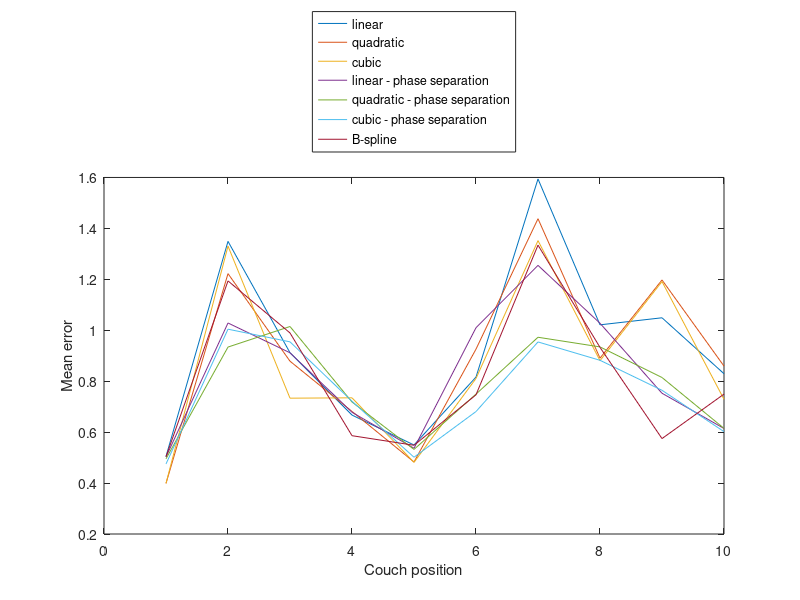
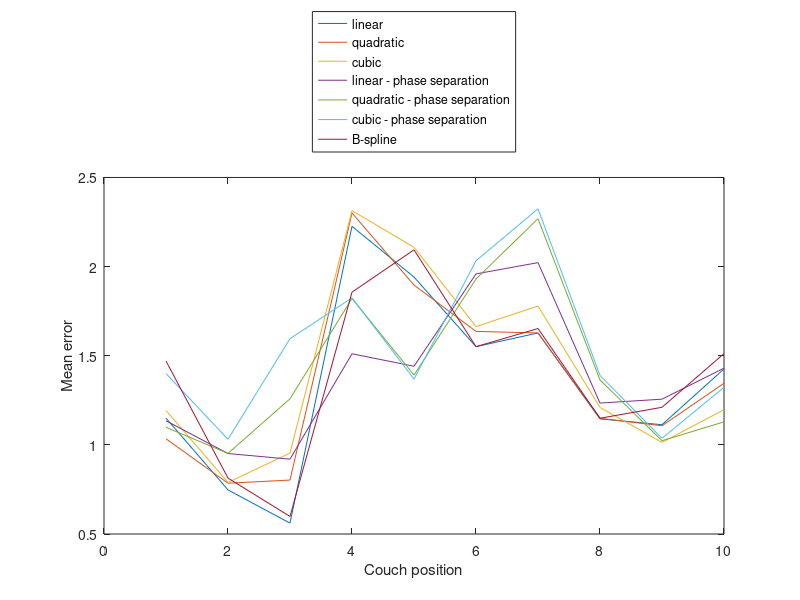
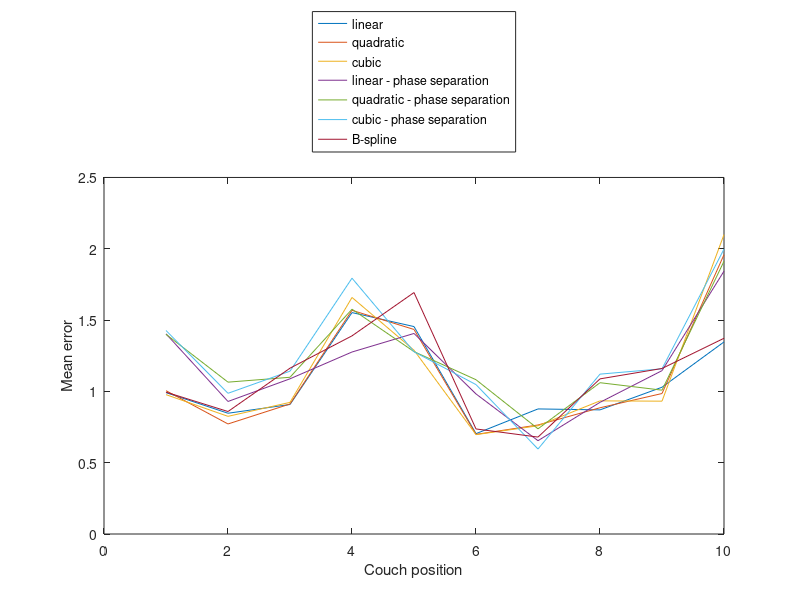
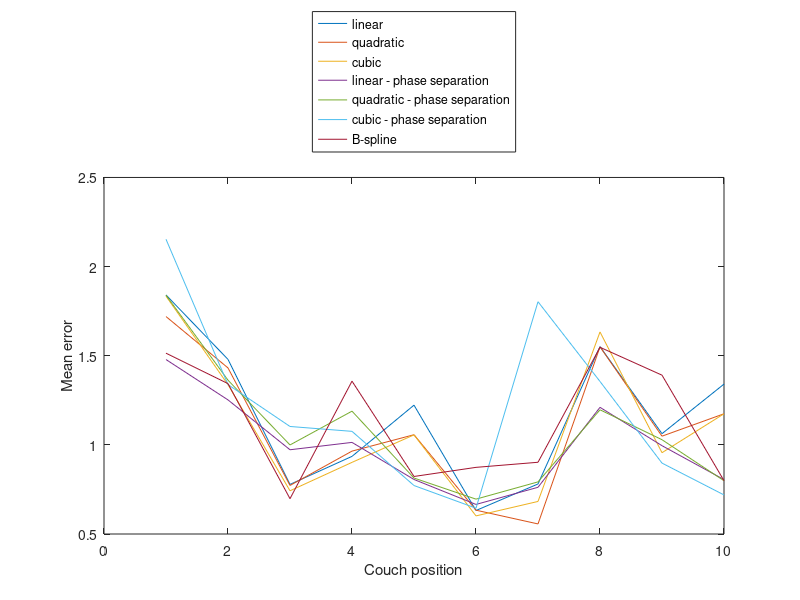

Recreate these plots in MATLAB, in order.
function advPlotAll()

load('def_field_error2.mat');

MODELS = [1:6,8];
COUCH = 5;

for c=1:COUCH
  figure
  for m=MODELS
    plot(squeeze(error_mean(m,c,:)));%, error_std_dev(m,c,:));
    hold on
  end

  legend('linear', 'quadratic', 'cubic', 'linear - phase separation', ...
  'quadratic - phase separation', 'cubic - phase separation', 'B-spline', ...
  '2D linear', '2D quadratic', 'Location', 'northoutside')
  xlabel('Couch position');
  ylabel('Mean error');
end




end